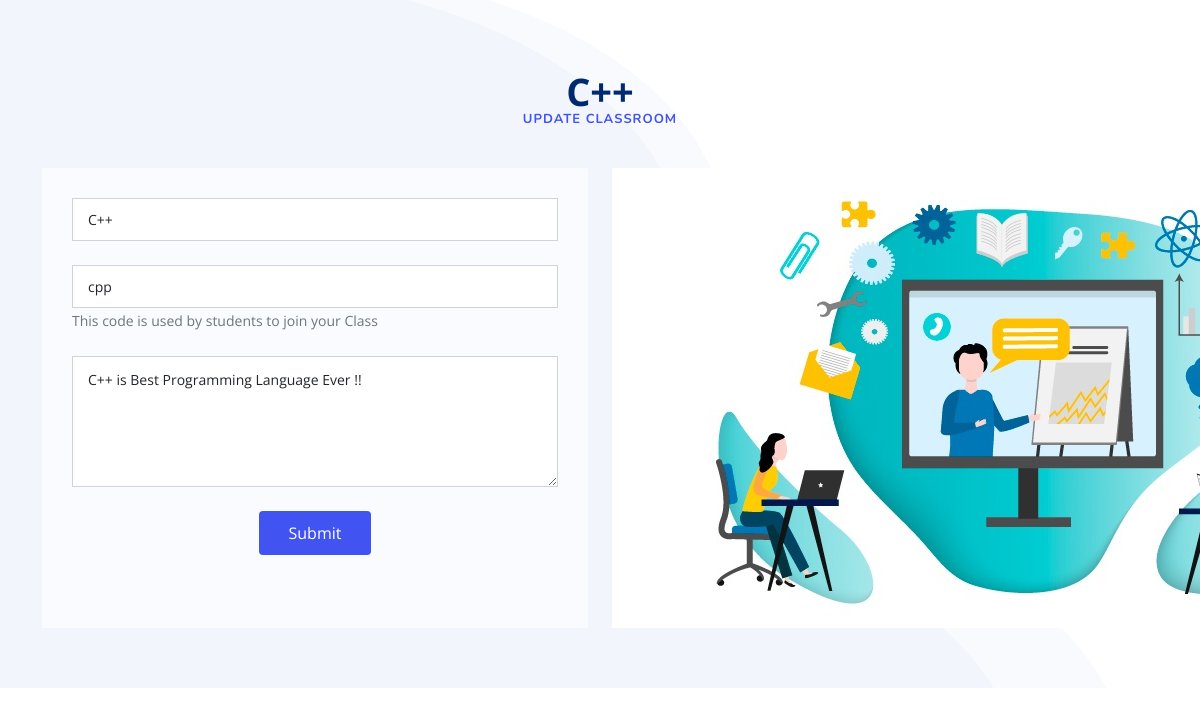
The app's page /1/update_class (signed in) with its own data.
### Classroom/models.py (models this page shows)
class Classroom(models.Model):
	owner = models.ForeignKey(User, on_delete=models.CASCADE) # Teacher
	name = models.CharField(max_length=255) # class name
	code = models.CharField(max_length=5, unique=True) # code for students to join
	desc = models.CharField(max_length=255, blank=True) # class Description for optional
	def __str__(self):
		return self.name

### Classroom/views/Teachers.py (the view)
# urls.py: path('<int:class_id>/update_class', Teachers.update_class, name='update_class'),
@login_required(login_url='login')
@teacher_required
def update_class(request, class_id):
	room = get_object_or_404(Classroom, pk=class_id)
	if request.method == "POST":
		form = CreateClassForm(request.POST, instance=room)
		if form.is_valid():
			form.save()
			messages.success(request, '{} Class is Updated'.format(room))
			return redirect('view_class', class_id)
		else:
			messages.error(request, form.errors)
	else:
		form = CreateClassForm(instance=room)
	return render(request, 'teachers/create_class.html', {'form': form, 'room':room})

### Classroom/forms.py
class CreateClassForm(forms.ModelForm):
    class Meta:
        model = Classroom
        fields= ('name', 'code', 'desc')
        widgets={
        'name':forms.TextInput(attrs={'class':'form-control','placeholder':'Classroom Name'}),
        'desc':forms.Textarea(attrs={ 'rows': 5, 'class':'form-control','placeholder':'Description'}),
        'code':forms.TextInput(attrs={'class':'form-control','placeholder':'Unique Code'})
        }

### templates/teachers/create_class.html (shortened to what this page needs)
{% extends 'base.html' %}
{% load static %}
{% block header %}
	<header id="header" class="header fixed-top">
	</header>
{% endblock %}
{% block main %}
    <section id="contact" class="contact" style="background-image: url('{% static 'assets/img/hero-bg.png' %}');">
      <div class="container" data-aos="fade-up">
        <header class="section-header">
          {% if room %}
            <p>{{room}}</p>
            <h2>Update Classroom</h2>
          {% else %}
            <h2>Create</h2>
            <p>Create Classroom</p>
          {% endif %}
        </header>
        <div class="row gy-4">
          <div class="col-lg-6">
            <form  method="post" class="php-email-form">
              <div class="row gy-4">
                <div class="col-md-12">
                  {{ form.name }}
                </div>
                <div class="col-md-12">
                  {{ form.code }}
                  <small id="emailHelp" class="form-text text-muted">This code is used by students to join your Class</small>
                </div>
                <div class="col-md-12">
                  {{ form.desc }}
                </div>
                <div class="col-md-12 text-center">
                  <button type="submit">Submit</button>
                </div>
              </div>
            </form>
          </div>
         	<div class="col-lg-6">
            <div class="row gy-4">
              <div class="col-md-6">
              	<img src="{% static 'assets/img/OnlineClass.jpg' %}">
              </div>
            </div>
          </div>
        </div>
      </div>
    </section>
{% endblock %}

### static/assets/style.css (style rules this page uses)
:root { scroll-behavior: smooth; }
body { font-family: "Open Sans", sans-serif; color: #444444; }
h1, h2, h3, h4, h5, h6 { font-family: "Nunito", sans-serif; }
section { padding: 60px 0; overflow: hidden; }
.section-header { text-align: center; padding-bottom: 40px; }
.section-header h2 { font-size: 13px; letter-spacing: 1px; font-weight: 700; margin: 0; color: #4154f1; text-transform: uppercase; }
.section-header p { margin: 10px 0 0 0; padding: 0; font-size: 38px; line-height: 42px; font-weight: 700; color: #012970; }
.header { transition: all 0.5s; z-index: 997; padding: 20px 0; }
.contact .php-email-form { background: #fafbff; padding: 30px; height: 100%; }
.contact .php-email-form input, .contact .php-email-form textarea { border-radius: 0; box-shadow: none; font-size: 14px; border-radius: 0; }
.contact .php-email-form input { padding: 10px 15px; }
.contact .php-email-form textarea { padding: 12px 15px; }
.contact .php-email-form button[type="submit"] { background: #4154f1; border: 0; padding: 10px 30px; color: #fff; transition: 0.4s; border-radius: 4px; }

### records on screen
Classroom: name "C++", code "cpp", desc "C++ is Best Programming Language Ever !!"
